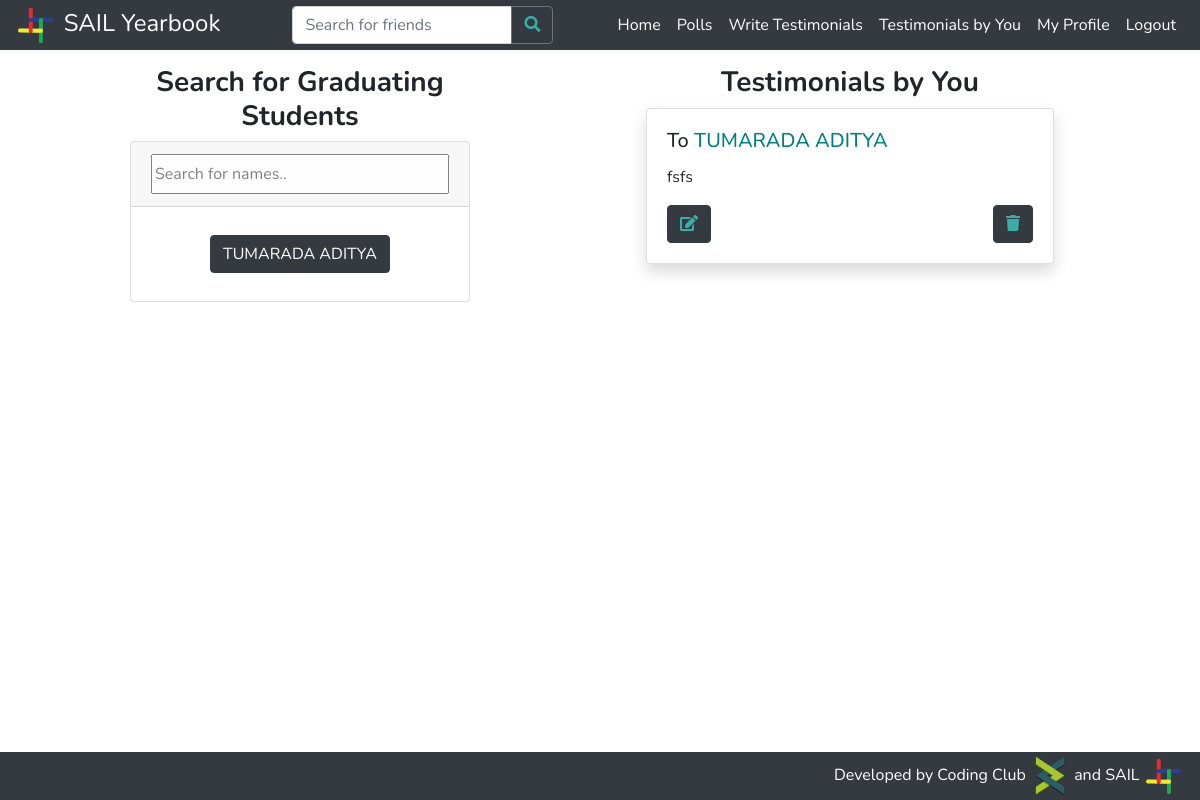
The page /write_testimonial/ (signed in) on the database its author committed.
### students/models.py (models this page shows, shortened)
class Profile(models.Model):
    btech = '01'
    mtech = '41'
    phd = '61'
    msc = '21'
    msr = '43'
    ma = '22'
    bdes = '02'
    mdes = '42'
    error = '00'
    program_values = (
        (btech, 'BTech'),
        (mtech, 'MTech'),
        (phd, 'PhD'),
        (msc, 'MSc'),
        (msr, 'MS-R'),
        (ma, 'MA'),
        (bdes, 'BDes'),
        (mdes, 'MDes'),
        (error, 'Error')
    )
    cse = '01'
    ece = '02'
    me = '03'
    ce = '04'
    dd = '05'
    bsbe = '06'
    cl = '07'
    cst = '22'
    eee = '08'
    ma = '23'
    ph = '21'
    rt = '54'
    hss = '41'
    enc = '51'
    env = '52'
    nt = '53'
    lst = '55'
    department_values = (
        (cse, 'Computer Science & Engineering'),
        (ece, 'Electronics & Communication Engineering'),
        (me, 'Mechanical Engineering'),
        (ce, 'Civil Engineering'),
        (dd, 'Design'),
        (bsbe, 'Biosciences & Bioengineering'),
        (cl, 'Chemical Engineering'),
        (cst, 'Chemical Science & Technology'),
        (eee, 'Electronics & Electrical Engineering'),
        (ma, 'Mathematics & Computing'),
        (ph, 'Engineering Physics'),
        (rt, 'Rural Technology'),
        (hss, 'Humanities & Social Sciences'),
        (enc, 'Centre for Energy'),
        (env, 'Centre for Environment'),
        (nt, 'Centre for Nanotechnology'),
        (lst, 'Centre for Linguistic Science & Technology'),
        (error, 'Error')
    )
    profile_pic = models.ImageField(upload_to='profile_pics/', default='profile_pics/no-profile-pic.png')
    user = models.ForeignKey(User, on_delete=models.CASCADE)
    full_name = models.CharField(max_length=100)
    rollno = models.IntegerField()
    program = models.CharField(max_length=2, choices=program_values)
    department = models.CharField(max_length=3, choices=department_values)
    bio = models.TextField(max_length=500)
    graduating = models.BooleanField(default=False)

class Testimonial(models.Model):
    favourite = models.BooleanField(default=False)
    given_by = models.ForeignKey(Profile, null=True, on_delete=models.CASCADE, related_name='given_by')
    content = models.TextField(max_length = 300)
    given_to = models.ForeignKey(Profile, null=True, on_delete=models.CASCADE, related_name='given_to')

### students/views.py (the view)
# urls.py: path('write_testimonial/', student_views.write_testimonial, name='write_testimonial'),
@login_required
def write_testimonial(request):
    if request.method == 'GET':
        if request.user and not request.user.is_anonymous:
            logged_in = True
        else:
            logged_in = False
        if logged_in:
            user = User.objects.filter(username=request.user.username).first()
            profiles = Profile.objects.filter(graduating=True).order_by(Lower("full_name"))
            user_profile = Profile.objects.filter(user=user).first()
            testimonials = Testimonial.objects.filter(given_by=user_profile).order_by('-id')
            context = {
                'user': user,
                'profiles': profiles,
                'logged_in': logged_in,
                'testimonials': testimonials
            }
            return render(request, 'write_testimonial.html', context)
        else:
            return HttpResponseRedirect(reverse('login'))
    else:
        return error404(request)

### students/templates/write_testimonial.html (shortened to what this page needs)
{% extends 'base.html' %}
{% load static %}
{% block content %}
    <div class="container-fluid">
        <div class="row">
            <div class="col-xl-1 col-lg-12"></div>
            <div class="col-xl-4 col-lg-12" >
                <div class="container-fluid">
                    <h3 class="text-center" style="font-weight:bold;">Search for Graduating Students</h3>
                    <div class="card">
                        <div class="card-header">
                            <input type="text" id="search-input" onkeyup="searchFunction()" placeholder="Search for names.." title="Type in a name"
                                style="width:100%;height:2.5em;opacity:0.9;">
                        </div>
                        <div class="card-body">
                            <div class="d-flex justify-content-around flex-wrap" id="profile-links-flex">
                                    {% for profile in profiles %}
                                        <a href="{% url 'profile' profile.user.username %}" class="m-2 btn btn-dark profile-link-button"
                                        style="text-decoration:none;">{{ profile.full_name }}  </a>
                                    {% endfor %}
                            </div>
                        </div>
                    </div>
                </div>
            </div>
            <div class="col-xl-1 col-lg-12"></div>
            <div class="col-xl-5 col-lg-12 mt-xl-0 mt-sm-4">
                <div class="container-fluid">
                    <h3 class="text-center" id="testimonials" style="font-weight: bold;">Testimonials by You</h3>
                    {% for testimonial in testimonials %}
                        <div class="card shadow my-2 mx-lg-3" id="testimonial-{{ testimonial.id }}">
                            <div class="card-body">
                                <h5 class="card-title">
                                    To
                                    <a href="{% url 'profile' testimonial.given_to.user.username %}">
                                        {{ testimonial.given_to.full_name }}
                                    </a>
                                </h5>
                                <p class="card-text text-justify">
                                    {{ testimonial.content | linebreaksbr }}
                                </p>
                                <p class="float-left my-0">
                                    <button class="btn btn-dark" data-toggle="modal" data-target="#testimonial-modal-{{ testimonial.id }}"><i style="color: #3aafa9;" class="fas fa-edit"></i></button>
                                </p>
                                <p class="float-right my-0">
                                    <button class="btn btn-dark" onclick="deleteTestimonial({{ testimonial.id }})" data-toggle="tooltip" title="Delete the testimonial from your profile."><i style="color: #3aafa9;" class="fas fa-trash"></i></button>
                                </p>
                            </div>
                        </div>
                    {% endfor %}
                </div>
            </div>
            <div class="col-xl-1 col-lg-12"></div>
        </div>
    </div>
{% endblock %}

### students/templates/base.html (style rules this page uses)
a { color: teal; }
body { padding-top: 50px; }

### rows shown on the page
Profile: full_name "TUMARADA ADITYA"
Testimonial: given_to.full_name "TUMARADA ADITYA", content "fsfs ‍️‍️‍‍"
